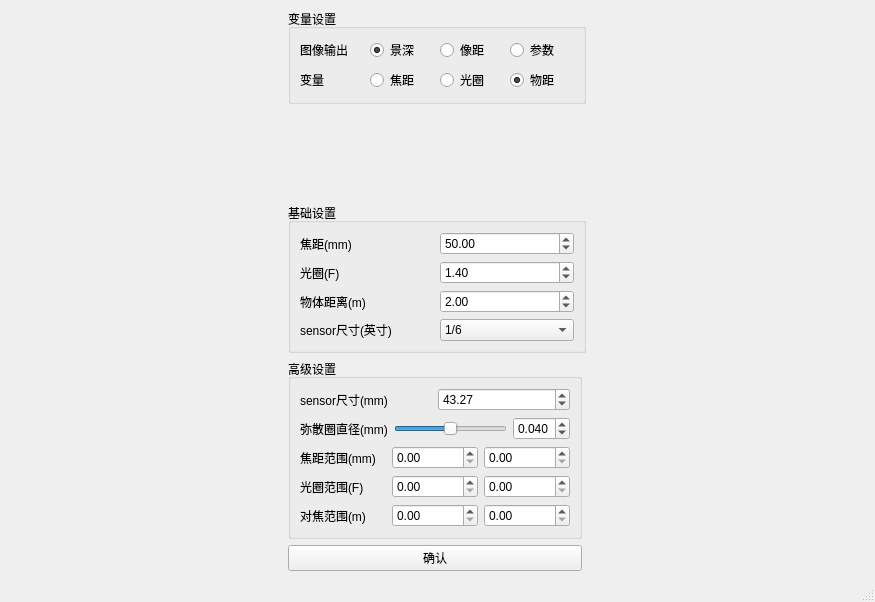
<?xml version="1.0" encoding="UTF-8"?>
<ui version="4.0">
 <class>FieldDepthWindow</class>
 <widget class="QMainWindow" name="FieldDepthWindow">
  <property name="geometry">
   <rect>
    <x>0</x>
    <y>0</y>
    <width>875</width>
    <height>602</height>
   </rect>
  </property>
  <property name="maximumSize">
   <size>
    <width>16777215</width>
    <height>16777215</height>
   </size>
  </property>
  <property name="windowTitle">
   <string>景深计算器</string>
  </property>
  <widget class="QWidget" name="centralwidget">
   <layout class="QGridLayout" name="gridLayout">
    <item row="0" column="1">
     <layout class="QVBoxLayout" name="verticalLayout_10">
      <property name="sizeConstraint">
       <enum>QLayout::SetMaximumSize</enum>
      </property>
      <item>
       <layout class="QVBoxLayout" name="verticalLayout_7">
        <property name="sizeConstraint">
         <enum>QLayout::SetMaximumSize</enum>
        </property>
       </layout>
      </item>
      <item>
       <widget class="QGroupBox" name="groupBox">
        <property name="maximumSize">
         <size>
          <width>298</width>
          <height>16777215</height>
         </size>
        </property>
        <property name="title">
         <string>变量设置</string>
        </property>
        <layout class="QGridLayout" name="gridLayout_3">
         <item row="0" column="0">
          <layout class="QGridLayout" name="gridLayout_4">
           <property name="sizeConstraint">
            <enum>QLayout::SetMaximumSize</enum>
           </property>
           <item row="0" column="2">
            <widget class="QRadioButton" name="output_image_distance">
             <property name="maximumSize">
              <size>
               <width>300</width>
               <height>16777215</height>
              </size>
             </property>
             <property name="text">
              <string>像距</string>
             </property>
             <attribute name="buttonGroup">
              <string notr="true">buttonGroup</string>
             </attribute>
            </widget>
           </item>
           <item row="0" column="3">
            <widget class="QRadioButton" name="output_params">
             <property name="maximumSize">
              <size>
               <width>68</width>
               <height>16777215</height>
              </size>
             </property>
             <property name="text">
              <string>参数</string>
             </property>
             <property name="checked">
              <bool>false</bool>
             </property>
             <attribute name="buttonGroup">
              <string notr="true">buttonGroup</string>
             </attribute>
            </widget>
           </item>
           <item row="0" column="0">
            <widget class="QLabel" name="label_5">
             <property name="maximumSize">
              <size>
               <width>300</width>
               <height>16777215</height>
              </size>
             </property>
             <property name="text">
              <string>图像输出</string>
             </property>
            </widget>
           </item>
           <item row="0" column="1">
            <widget class="QRadioButton" name="output_field_depth">
             <property name="maximumSize">
              <size>
               <width>300</width>
               <height>16777215</height>
              </size>
             </property>
             <property name="text">
              <string>景深</string>
             </property>
             <property name="checked">
              <bool>true</bool>
             </property>
             <attribute name="buttonGroup">
              <string notr="true">buttonGroup</string>
             </attribute>
            </widget>
           </item>
          </layout>
         </item>
         <item row="1" column="0">
          <layout class="QGridLayout" name="gridLayout_5">
           <property name="sizeConstraint">
            <enum>QLayout::SetMaximumSize</enum>
           </property>
           <item row="0" column="3">
            <widget class="QRadioButton" name="input_distance">
             <property name="maximumSize">
              <size>
               <width>68</width>
               <height>16777215</height>
              </size>
             </property>
             <property name="text">
              <string>物距</string>
             </property>
             <property name="checked">
              <bool>true</bool>
             </property>
             <attribute name="buttonGroup">
              <string notr="true">buttonGroup_2</string>
             </attribute>
            </widget>
           </item>
           <item row="0" column="2">
            <widget class="QRadioButton" name="input_apeture">
             <property name="maximumSize">
              <size>
               <width>300</width>
               <height>16777215</height>
              </size>
             </property>
             <property name="text">
              <string>光圈</string>
             </property>
             <attribute name="buttonGroup">
              <string notr="true">buttonGroup_2</string>
             </attribute>
            </widget>
           </item>
           <item row="0" column="1">
            <widget class="QRadioButton" name="input_focus_length">
             <property name="maximumSize">
              <size>
               <width>300</width>
               <height>16777215</height>
              </size>
             </property>
             <property name="text">
              <string>焦距</string>
             </property>
             <attribute name="buttonGroup">
              <string notr="true">buttonGroup_2</string>
             </attribute>
            </widget>
           </item>
           <item row="0" column="0">
            <widget class="QLabel" name="label_6">
             <property name="maximumSize">
              <size>
               <width>300</width>
               <height>16777215</height>
              </size>
             </property>
             <property name="text">
              <string>变量</string>
             </property>
            </widget>
           </item>
          </layout>
         </item>
        </layout>
       </widget>
      </item>
      <item>
       <spacer name="verticalSpacer">
        <property name="maximumSize">
         <size>
          <width>298</width>
          <height>16777215</height>
         </size>
        </property>
        <property name="orientation">
         <enum>Qt::Vertical</enum>
        </property>
        <property name="sizeHint" stdset="0">
         <size>
          <width>20</width>
          <height>40</height>
         </size>
        </property>
       </spacer>
      </item>
      <item>
       <widget class="QGroupBox" name="groupBox_2">
        <property name="maximumSize">
         <size>
          <width>298</width>
          <height>16777215</height>
         </size>
        </property>
        <property name="title">
         <string>基础设置</string>
        </property>
        <layout class="QGridLayout" name="gridLayout_6">
         <item row="0" column="0">
          <widget class="QLabel" name="label_4">
           <property name="maximumSize">
            <size>
             <width>300</width>
             <height>16777215</height>
            </size>
           </property>
           <property name="text">
            <string>焦距(mm)</string>
           </property>
          </widget>
         </item>
         <item row="0" column="1">
          <widget class="QDoubleSpinBox" name="focus_length">
           <property name="maximumSize">
            <size>
             <width>300</width>
             <height>16777215</height>
            </size>
           </property>
           <property name="maximum">
            <double>200.000000000000000</double>
           </property>
           <property name="value">
            <double>50.000000000000000</double>
           </property>
          </widget>
         </item>
         <item row="1" column="0">
          <widget class="QLabel" name="label">
           <property name="maximumSize">
            <size>
             <width>300</width>
             <height>16777215</height>
            </size>
           </property>
           <property name="text">
            <string>光圈(F)</string>
           </property>
          </widget>
         </item>
         <item row="1" column="1">
          <widget class="QDoubleSpinBox" name="aperture">
           <property name="maximumSize">
            <size>
             <width>300</width>
             <height>16777215</height>
            </size>
           </property>
           <property name="singleStep">
            <double>0.100000000000000</double>
           </property>
           <property name="value">
            <double>1.400000000000000</double>
           </property>
          </widget>
         </item>
         <item row="2" column="0">
          <widget class="QLabel" name="label_2">
           <property name="maximumSize">
            <size>
             <width>300</width>
             <height>16777215</height>
            </size>
           </property>
           <property name="text">
            <string>物体距离(m)</string>
           </property>
          </widget>
         </item>
         <item row="2" column="1">
          <widget class="QDoubleSpinBox" name="focus_distance">
           <property name="maximumSize">
            <size>
             <width>300</width>
             <height>16777215</height>
            </size>
           </property>
           <property name="baseSize">
            <size>
             <width>2</width>
             <height>2</height>
            </size>
           </property>
           <property name="value">
            <double>2.000000000000000</double>
           </property>
          </widget>
         </item>
         <item row="3" column="0">
          <widget class="QLabel" name="label_8">
           <property name="maximumSize">
            <size>
             <width>300</width>
             <height>16777215</height>
            </size>
           </property>
           <property name="text">
            <string>sensor尺寸(英寸)</string>
           </property>
          </widget>
         </item>
         <item row="3" column="1">
          <widget class="QComboBox" name="sensor_size_list">
           <property name="maximumSize">
            <size>
             <width>188</width>
             <height>16777215</height>
            </size>
           </property>
           <property name="currentText">
            <string>1/6</string>
           </property>
           <item>
            <property name="text">
             <string>1/6</string>
            </property>
           </item>
           <item>
            <property name="text">
             <string>1/4</string>
            </property>
           </item>
           <item>
            <property name="text">
             <string>1/3.6</string>
            </property>
           </item>
           <item>
            <property name="text">
             <string>1/3.2</string>
            </property>
           </item>
           <item>
            <property name="text">
             <string>1/3</string>
            </property>
           </item>
           <item>
            <property name="text">
             <string>1/2.8</string>
            </property>
           </item>
           <item>
            <property name="text">
             <string>1/2.7</string>
            </property>
           </item>
           <item>
            <property name="text">
             <string>1/2.5</string>
            </property>
           </item>
           <item>
            <property name="text">
             <string>1/2</string>
            </property>
           </item>
           <item>
            <property name="text">
             <string>1/1.8</string>
            </property>
           </item>
           <item>
            <property name="text">
             <string>1/1.7</string>
            </property>
           </item>
           <item>
            <property name="text">
             <string>1/1.6</string>
            </property>
           </item>
           <item>
            <property name="text">
             <string>2/3</string>
            </property>
           </item>
           <item>
            <property name="text">
             <string>1</string>
            </property>
           </item>
           <item>
            <property name="text">
             <string>4/3</string>
            </property>
           </item>
           <item>
            <property name="text">
             <string>1.8</string>
            </property>
           </item>
           <item>
            <property name="text">
             <string>35mm film</string>
            </property>
           </item>
          </widget>
         </item>
        </layout>
       </widget>
      </item>
      <item>
       <layout class="QVBoxLayout" name="verticalLayout_9">
        <property name="sizeConstraint">
         <enum>QLayout::SetMaximumSize</enum>
        </property>
        <item>
         <spacer name="verticalSpacer_2">
          <property name="maximumSize">
           <size>
            <width>296</width>
            <height>16777215</height>
           </size>
          </property>
          <property name="orientation">
           <enum>Qt::Vertical</enum>
          </property>
          <property name="sizeHint" stdset="0">
           <size>
            <width>20</width>
            <height>40</height>
           </size>
          </property>
         </spacer>
        </item>
        <item>
         <layout class="QVBoxLayout" name="verticalLayout_8">
          <property name="sizeConstraint">
           <enum>QLayout::SetMaximumSize</enum>
          </property>
          <item>
           <widget class="QGroupBox" name="groupBox_3">
            <property name="maximumSize">
             <size>
              <width>294</width>
              <height>16777215</height>
             </size>
            </property>
            <property name="title">
             <string>高级设置</string>
            </property>
            <layout class="QGridLayout" name="gridLayout_7">
             <item row="0" column="0">
              <layout class="QHBoxLayout" name="horizontalLayout">
               <property name="sizeConstraint">
                <enum>QLayout::SetMaximumSize</enum>
               </property>
               <item>
                <widget class="QLabel" name="label_3">
                 <property name="maximumSize">
                  <size>
                   <width>300</width>
                   <height>16777215</height>
                  </size>
                 </property>
                 <property name="text">
                  <string>sensor尺寸(mm)</string>
                 </property>
                </widget>
               </item>
               <item>
                <widget class="QDoubleSpinBox" name="sensor_size">
                 <property name="maximumSize">
                  <size>
                   <width>300</width>
                   <height>16777215</height>
                  </size>
                 </property>
                 <property name="maximum">
                  <double>100.000000000000000</double>
                 </property>
                 <property name="singleStep">
                  <double>0.005000000000000</double>
                 </property>
                 <property name="value">
                  <double>43.270000000000003</double>
                 </property>
                </widget>
               </item>
              </layout>
             </item>
             <item row="1" column="0">
              <layout class="QHBoxLayout" name="horizontalLayout_2">
               <property name="sizeConstraint">
                <enum>QLayout::SetMaximumSize</enum>
               </property>
               <item>
                <widget class="QLabel" name="label_7">
                 <property name="maximumSize">
                  <size>
                   <width>300</width>
                   <height>16777215</height>
                  </size>
                 </property>
                 <property name="text">
                  <string>弥散圈直径(mm)</string>
                 </property>
                </widget>
               </item>
               <item>
                <widget class="QSlider" name="confusion_circle_diam_slide">
                 <property name="maximumSize">
                  <size>
                   <width>300</width>
                   <height>16777215</height>
                  </size>
                 </property>
                 <property name="value">
                  <number>50</number>
                 </property>
                 <property name="orientation">
                  <enum>Qt::Horizontal</enum>
                 </property>
                </widget>
               </item>
               <item>
                <widget class="QDoubleSpinBox" name="confusion_circle_diam">
                 <property name="maximumSize">
                  <size>
                   <width>300</width>
                   <height>16777215</height>
                  </size>
                 </property>
                 <property name="decimals">
                  <number>3</number>
                 </property>
                 <property name="maximum">
                  <double>1.000000000000000</double>
                 </property>
                 <property name="singleStep">
                  <double>0.005000000000000</double>
                 </property>
                 <property name="value">
                  <double>0.040000000000000</double>
                 </property>
                </widget>
               </item>
              </layout>
             </item>
             <item row="2" column="0">
              <layout class="QHBoxLayout" name="horizontalLayout_4">
               <property name="sizeConstraint">
                <enum>QLayout::SetMaximumSize</enum>
               </property>
               <item>
                <widget class="QLabel" name="label_12">
                 <property name="maximumSize">
                  <size>
                   <width>300</width>
                   <height>16777215</height>
                  </size>
                 </property>
                 <property name="text">
                  <string>焦距范围(mm)</string>
                 </property>
                </widget>
               </item>
               <item>
                <widget class="QDoubleSpinBox" name="focus_min_range">
                 <property name="maximumSize">
                  <size>
                   <width>300</width>
                   <height>16777215</height>
                  </size>
                 </property>
                </widget>
               </item>
               <item>
                <widget class="QDoubleSpinBox" name="focus_max_range">
                 <property name="maximumSize">
                  <size>
                   <width>300</width>
                   <height>16777215</height>
                  </size>
                 </property>
                </widget>
               </item>
              </layout>
             </item>
             <item row="3" column="0">
              <layout class="QHBoxLayout" name="horizontalLayout_5">
               <property name="sizeConstraint">
                <enum>QLayout::SetMaximumSize</enum>
               </property>
               <item>
                <widget class="QLabel" name="label_13">
                 <property name="maximumSize">
                  <size>
                   <width>300</width>
                   <height>16777215</height>
                  </size>
                 </property>
                 <property name="text">
                  <string>光圈范围(F)</string>
                 </property>
                </widget>
               </item>
               <item>
                <widget class="QDoubleSpinBox" name="apeture_min_range">
                 <property name="maximumSize">
                  <size>
                   <width>300</width>
                   <height>16777215</height>
                  </size>
                 </property>
                </widget>
               </item>
               <item>
                <widget class="QDoubleSpinBox" name="apeture_max_range">
                 <property name="maximumSize">
                  <size>
                   <width>300</width>
                   <height>16777215</height>
                  </size>
                 </property>
                </widget>
               </item>
              </layout>
             </item>
             <item row="4" column="0">
              <layout class="QHBoxLayout" name="horizontalLayout_6">
               <property name="sizeConstraint">
                <enum>QLayout::SetMaximumSize</enum>
               </property>
               <item>
                <widget class="QLabel" name="label_14">
                 <property name="maximumSize">
                  <size>
                   <width>300</width>
                   <height>16777215</height>
                  </size>
                 </property>
                 <property name="text">
                  <string>对焦范围(m)</string>
                 </property>
                </widget>
               </item>
               <item>
                <widget class="QDoubleSpinBox" name="distance_min_range">
                 <property name="maximumSize">
                  <size>
                   <width>300</width>
                   <height>16777215</height>
                  </size>
                 </property>
                </widget>
               </item>
               <item>
                <widget class="QDoubleSpinBox" name="distance_max_range">
                 <property name="maximumSize">
                  <size>
                   <width>300</width>
                   <height>16777215</height>
                  </size>
                 </property>
                </widget>
               </item>
              </layout>
             </item>
            </layout>
           </widget>
          </item>
          <item>
           <spacer name="verticalSpacer_3">
            <property name="maximumSize">
             <size>
              <width>294</width>
              <height>16777215</height>
             </size>
            </property>
            <property name="orientation">
             <enum>Qt::Vertical</enum>
            </property>
            <property name="sizeHint" stdset="0">
             <size>
              <width>20</width>
              <height>40</height>
             </size>
            </property>
           </spacer>
          </item>
          <item>
           <widget class="QPushButton" name="pushButton">
            <property name="maximumSize">
             <size>
              <width>294</width>
              <height>16777215</height>
             </size>
            </property>
            <property name="text">
             <string>确认</string>
            </property>
           </widget>
          </item>
         </layout>
        </item>
       </layout>
      </item>
     </layout>
    </item>
    <item row="0" column="0">
     <layout class="QGridLayout" name="plotview"/>
    </item>
   </layout>
  </widget>
  <widget class="QStatusBar" name="statusbar"/>
 </widget>
 <resources/>
 <connections/>
 <buttongroups>
  <buttongroup name="buttonGroup_2"/>
  <buttongroup name="buttonGroup"/>
 </buttongroups>
</ui>
